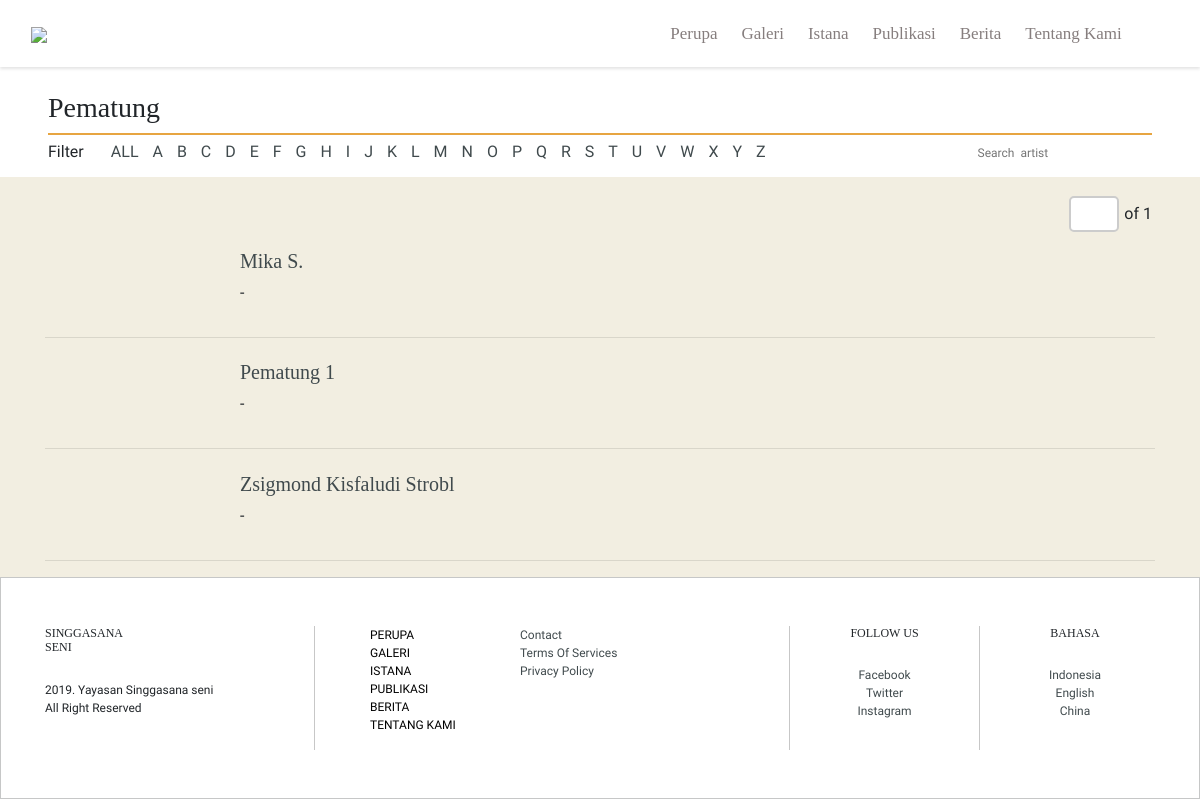
/koleksi/patung/, run on an earlier commit of the app's database.
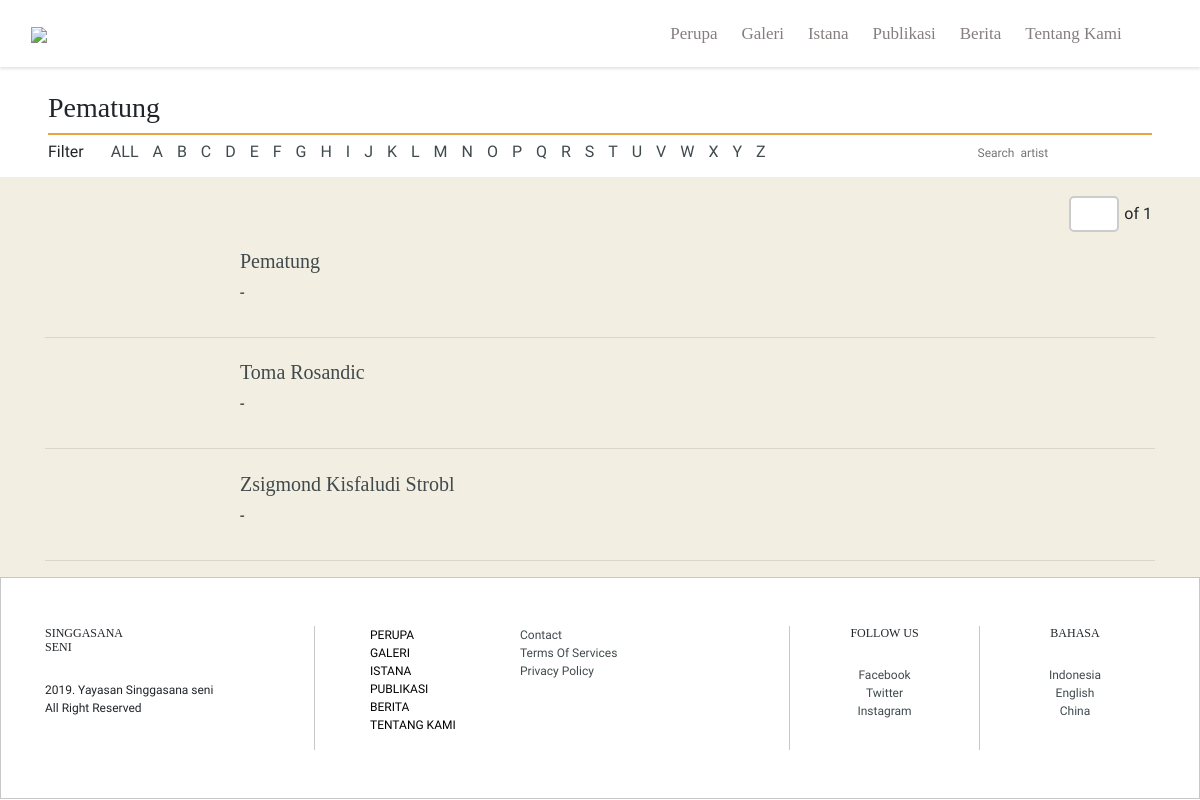
And on a later commit of the database.
### singgasanaseni/models.py (models this page shows, shortened)
class perupa(models.Model):
    PERUPA_CHOICES = (
        ('Pelukis', 'Pelukis'),
        ('Pematung', 'Pematung'),
        ('Pengrajin', 'Pengrajin'),
    )
    Nama = models.CharField(max_length=50)
    Panggilan = models.CharField(max_length=50, null=True, blank= True)
    Alamat = models.TextField(null=True, blank=True)
    Tempat_Lahir = models.CharField(max_length=50, blank=True)
    Tanggal_Lahir = models.CharField(max_length=50, blank=True)
    Tempat_Wafat = models.CharField(max_length=50, blank=True)
    Tanggal_Wafat = models.CharField(max_length=50, blank=True)
    Kategori = models.CharField(max_length=10, choices=PERUPA_CHOICES, default=True)
    Keterangan = models.TextField(null=True, blank=True, default="No detailed Information available")
    Description = models.TextField(null=True, blank=True, default="No detailed Information available")
    Sumber = models.CharField(max_length=50, blank=True )
    Link = models.TextField(blank=True, default="#")
    Gambar = models.FileField(upload_to='perupa/', blank=True, null=True)
    Upload_date = models.DateTimeField(auto_now_add=True)
    object  = PerupaManager()
    class Meta:
        verbose_name_plural = 'Perupa'

### singgasanaseni/views.py (the view)
# urls.py: path('koleksi/patung/', singgasanaseniviews.Pematunglist, name='Pematung-list'),
def Pematunglist(request):
    Perupa = perupa.object.filter(Kategori='Pematung').order_by('Panggilan')
    Perupa_Q = perupa.object.all()
    query = request.GET.get("q")
    if query:
        Perupa = Perupa_Q.filter(Nama__icontains=query)
    Page_request_var = "page"
    paginator = Paginator(Perupa, 16)
    page = request.GET.get(Page_request_var)
    try:
        Perupa = paginator.page(page)
    except PageNotAnInteger:
        Perupa = paginator.page(1)
    except EmptyPage:
        Perupa = paginator.page(paginator.num_pages)
    context = {
        "perupa": Perupa,
        "page_request_var": Page_request_var
    }
    return render(request, 'perupa/indexpatung.html', context)

### singgasanaseni/models.py (called while the page is built)
    def get_queryset(self):
        return PerupaQuerySet(self.model, using=self._db)

### singgasanaseni/templates/perupa/indexpatung.html (shortened to what this page needs)
{% extends 'base.html' %}
{% load static %}
{% load svg %}
    {% block content %}
    <article>
      <div class="container-fluid">
          <div class="row">
            <div class="col-md-12 sectionkoleksi">
              <span class="divkoleksi divkarya">
                <h3>Pematung</h3>
              </span>
              <div class="sectionfilter">
                <div class="filterkarya">
                  <label class="filtermenu" style="padding: 0;">Filter</label>
                  <div class="filtermenu">
                    <a href="{% url 'Pematung-list' %}" class="current">ALL</a>
                    <a href="{% url 'A-patung' %}">A</a>
                    <a href="{% url 'B-patung' %}">B</a>
                    <a href="{% url 'C-patung' %}">C</a>
                    <a href="{% url 'D-patung' %}">D</a>
                    <a href="{% url 'E-patung' %}">E</a>
                    <a href="{% url 'F-patung' %}">F</a>
                    <a href="{% url 'G-patung' %}" >G</a>
                    <a href="{% url 'H-patung' %}" >H</a>
                    <a href="{% url 'I-patung' %}" >I</a>
                    <a href="{% url 'J-patung' %}" >J</a>
                    <a href="{% url 'K-patung' %}" >K</a>
                    <a href="{% url 'L-patung' %}" >L</a>
                    <a href="{% url 'M-patung' %}" >M</a>
                    <a href="{% url 'N-patung' %}" >N</a>
                    <a href="{% url 'O-patung' %}" >O</a>
                    <a href="{% url 'P-patung' %}" >P</a>
                    <a href="{% url 'Q-patung' %}" >Q</a>
                    <a href="{% url 'R-patung' %}" >R</a>
                    <a href="{% url 'S-patung' %}" >S</a>
                    <a href="{% url 'T-patung' %}" >T</a>
                    <a href="{% url 'U-patung' %}" >U</a>
                    <a href="{% url 'V-patung' %}" >V</a>
                    <a href="{% url 'W-patung' %}" >W</a>
                    <a href="{% url 'X-patung' %}" >X</a>
                    <a href="{% url 'Y-patung' %}" >Y</a>
                    <a href="{% url 'Z-patung' %}" >Z</a>
                  </div>
                </div>
                <div class="formsearchkarya">
                  <form>
                    <form method="GET" action="">
                        <input type="text" name="q" placeholder="Search  artist">
                        <i class="fa fa-search" aria-hidden="true"></i>
                    </form>
                  </form>
                </div>
              </div>
            </div>
          </div>
          <div class="row bgkarya">
             <div class="col-md-12 sectionkoleksi">
              <span class="divkoleksi" style="border: none;">
                <span class="pagingkarya">
                    <ul class="pagination">
                    <form method="GET" >
                        <input type="number" name="page" id="formpage">
                    </form>  <p style="margin-top: auto; margin-bottom: auto;">of {{ perupa.paginator.num_pages }}</p>
                     </ul>
                </span>
              </span>
            </div>
           <div class="container">
            {% for Perupa in perupa.object_list %}
            <div class="{{ Perupa.Panggilan | slice:"1" | lower }}">
                <div class="row col-md-12">
                    <div class="col-md-2">
                    </div>
                    <div class="col-md-7">
                        <h3>
                            <a href="/perupa/{{ Perupa.id }}">{{ Perupa.Panggilan }}</a>
                        </h3>
                        <p>{{ Perupa.Tanggal_Lahir |date:"d M Y" }} - {{ Perupa.Tanggal_Wafat |date:"d M Y" }}</p>
                    </div>
                </div>
              <hr>
            </div>
               {% endfor %}
          </div>
      </div>
    </article>
    {% endblock %}

What changed in the data, as far as the page shows it:
removed perupa: Panggilan "Mika S."
changed perupa: Panggilan "Pematung 1" → "Pematung"
added perupa: Panggilan "Toma Rosandic"
